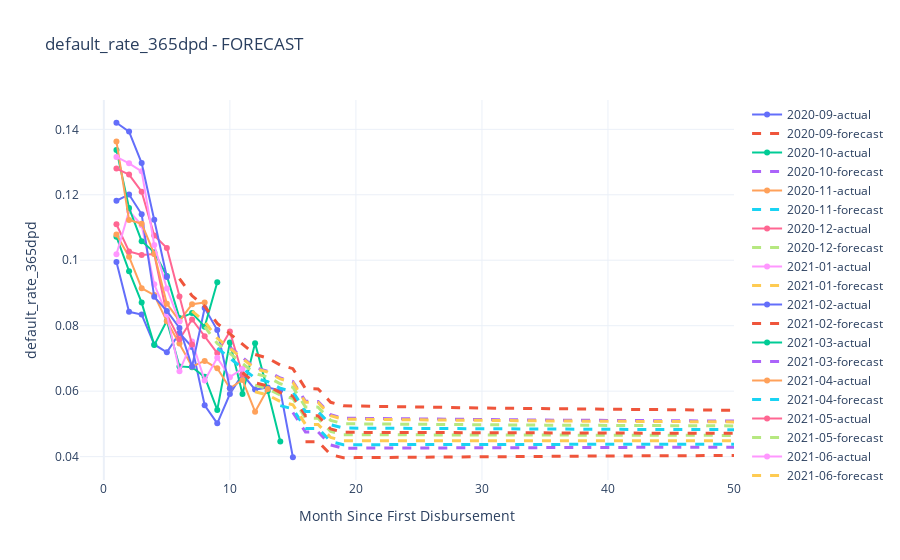
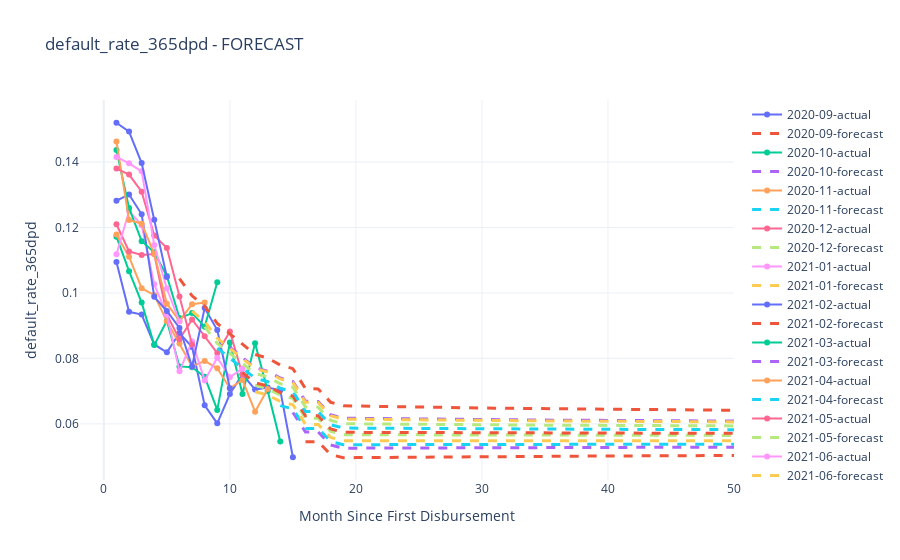

The notebook cell saved with these charts, in order:
### Code cell
m1.plot_cohorts('default_rate_365dpd', data='forecast')
m2.plot_cohorts('default_rate_365dpd', data='forecast')
